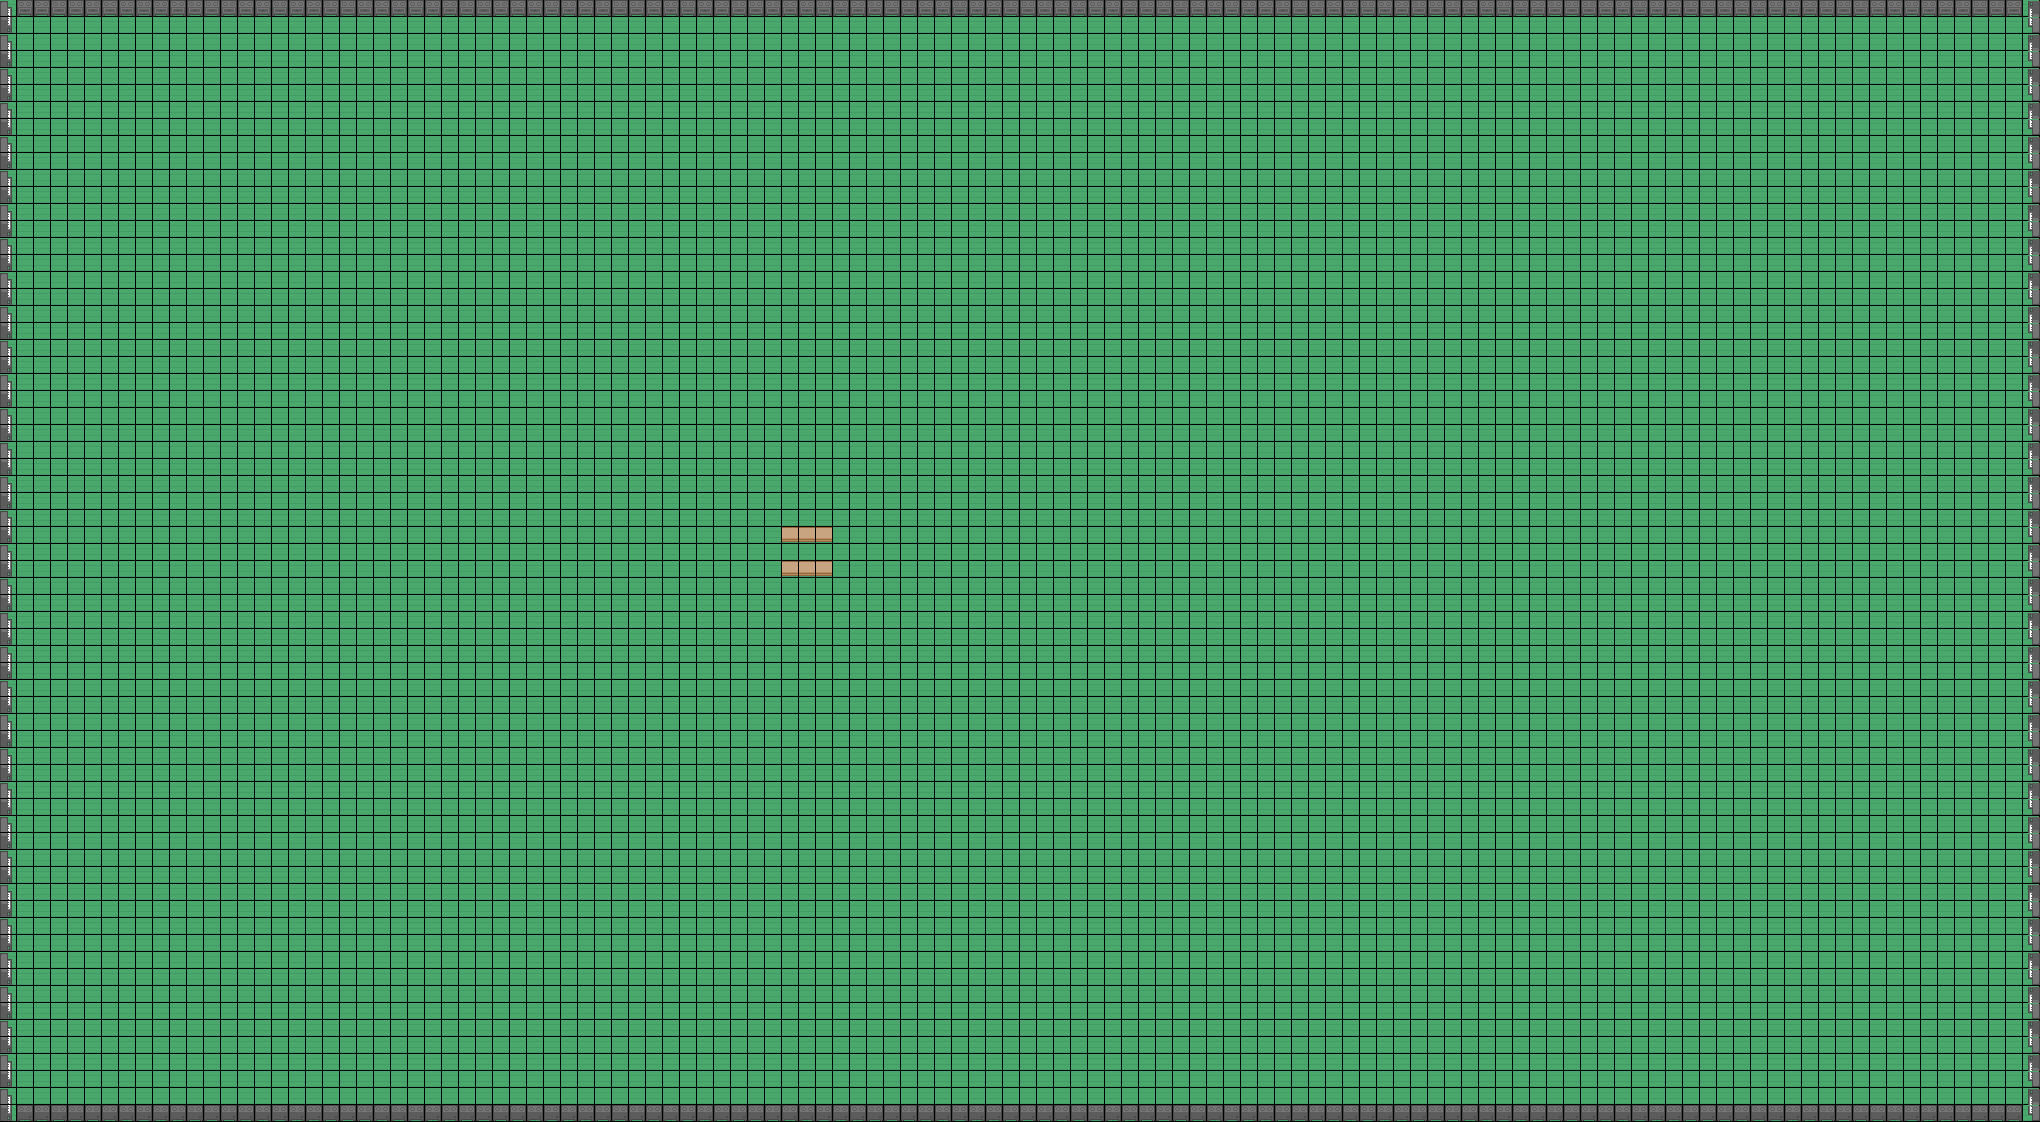

This is a level from a 2D game, rendered from its Tiled map with the project's own tilesets. A one-line summary and the map file follow, with tile-layer data summarised:
An orthogonal 120x66 tile map with 17x17 px tiles, 3 tile layers (background, walls, borders) and 2 objects (2x spawn).

<map version="1.5" tiledversion="1.6.0" orientation="orthogonal" renderorder="left-down" width="120" height="66" tilewidth="17" tileheight="17" infinite="0" backgroundcolor="#00000000" nextlayerid="10" nextobjectid="3">
 <editorsettings>
  <chunksize width="17" height="17" />
 </editorsettings>
 <tileset firstgid="1" name="roguelikeIndoor_transparent" tilewidth="17" tileheight="17" tilecount="442" columns="26">
  <image source="tiles/roguelikeIndoor_transparent.png" width="458" height="305" />
 </tileset>
 <layer id="7" name="background" width="120" height="66">
  <data>[7920 cells, 7920 non-empty, 4 distinct tile ids]</data>
 </layer>
 <layer id="8" name="walls" width="120" height="66">
  <properties>
   <property name="collisionable" type="bool" value="true" />
   <property name="destructable" type="bool" value="true" />
  </properties>
  <data>[7920 cells, 6 non-empty, 1 distinct tile ids]</data>
 </layer>
 <layer id="9" name="borders" width="120" height="66">
  <properties>
   <property name="collisionable" type="bool" value="true" />
   <property name="destructible" type="bool" value="false" />
  </properties>
  <data>[7920 cells, 368 non-empty, 4 distinct tile ids]</data>
 </layer>
 <objectgroup id="6" name="spawns">
  <object id="1" name="spawn 2" type="spawn" x="413" y="419.667">
   <point />
  </object>
  <object id="2" name="spawn 1" type="spawn" x="25.3333" y="25.3333">
   <point />
  </object>
 </objectgroup>
</map>
